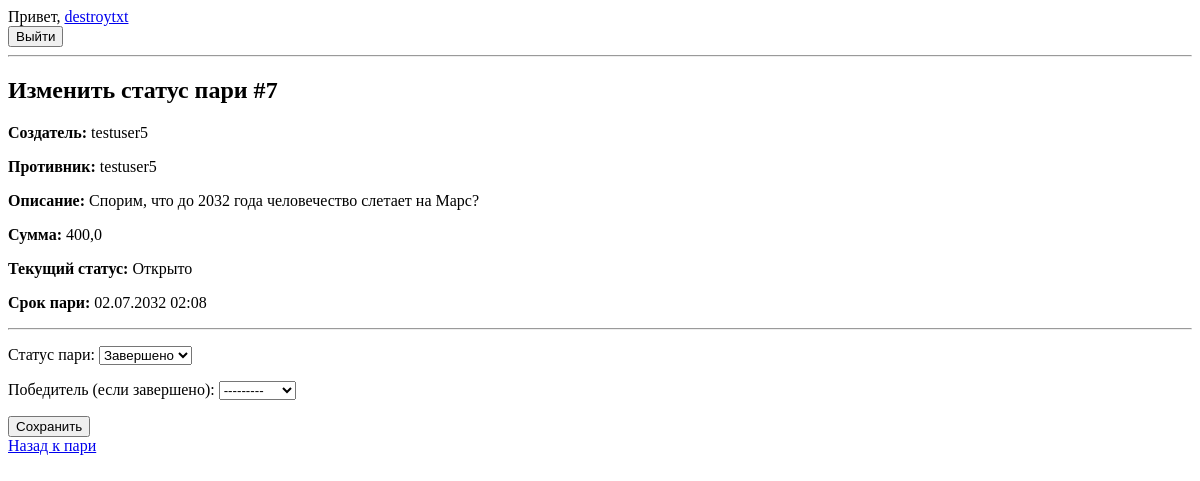
The app's page /bets/bet/7/change_status/ (signed in), older data.
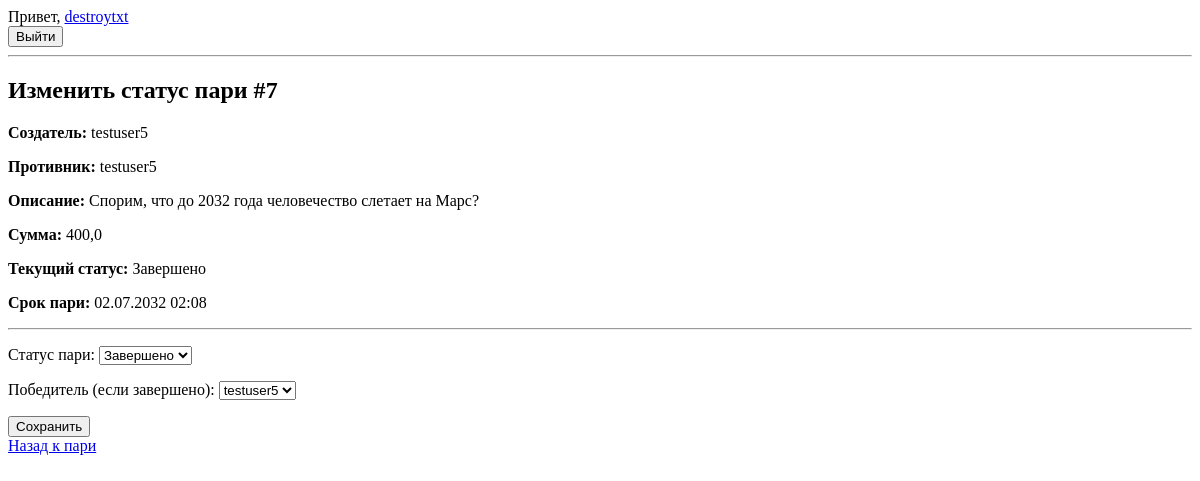
The same page, newer data.
### bets/models.py (models this page shows, shortened)
class Bet(models.Model):
    STATUS_CHOICES = [
        ('open', 'Открыто'),
        ('accepted', 'Принято'),
        ('finished', 'Завершено'),
        ('declined', 'Отклонено'),
        ('cancelled', 'Отменено'),
    ]
    creator = models.ForeignKey(
        User, on_delete=models.CASCADE,
        related_name='bets_created',
        verbose_name='Создатель пари'
    )
    opponent = models.ForeignKey(
        User, on_delete=models.SET_NULL,
        null=True, blank=True,
        related_name='bets_joined',
        verbose_name='Противник'
    )
    opponent_accepted = models.BooleanField(default=False)
    arbiter = models.ForeignKey(
        User,
        on_delete=models.SET_NULL,
        null=True,
        blank=True,
        related_name='bets_arbitrated',
        verbose_name='Арбитр'
    )
    description = models.TextField(verbose_name='Описание пари')
    amount = models.DecimalField(
        max_digits=10, decimal_places=1,
        verbose_name='Сумма пари'
    )
    status = models.CharField(
        max_length=10, choices=STATUS_CHOICES,
        default='open', verbose_name='Статус'
    )
    arbiter_has_changed_status = models.BooleanField(default=False)
    winner = models.ForeignKey(
        User, on_delete=models.SET_NULL,
        null=True, blank=True,
        related_name='bets_won',
        verbose_name='Победитель'
    )
    deadline = models.DateTimeField(
        verbose_name='Срок пари',
        null=True, blank=True,
        help_text='Дата и время, до которого пари действует'
    )
    created_at = models.DateTimeField(auto_now_add=True,
                                      verbose_name='Дата создания')
    class Meta:
        ordering = ['-created_at']

class User(AbstractUser):
    bio = models.TextField(blank=True, null=True, verbose_name='О себе')
    birth_date = models.DateField(blank=True, null=True)
    balance = models.DecimalField(
        max_digits=10,
        decimal_places=1,
        default=1000,
        verbose_name='Баланс',
    )
    def __str__(self):
        return self.username

### bets/views.py (the view)
@login_required
def change_bet_status(request, bet_id):
    bet = get_object_or_404(Bet, id=bet_id)
    if request.user != bet.arbiter:
        return render(request, '403.html', status=403)
    if request.method == 'POST':
        form = BetStatusForm(request.POST, instance=copy.copy(bet))
        if form.is_valid():
            cleaned = form.cleaned_data
            bet.status = cleaned['status']
            bet.winner = cleaned.get('winner')
            if bet.status == 'finished' and bet.winner:
                total_amount = bet.amount * 2
                bet.winner.balance += total_amount
                bet.winner.save()
            elif bet.status == 'cancelled':
                if bet.creator:
                    bet.creator.balance += bet.amount
                    bet.creator.save()
                if bet.opponent:
                    bet.opponent.balance += bet.amount
                    bet.opponent.save()
            bet.arbiter_has_changed_status = True
            bet.save()
            return redirect('bets:bet_detail', bet.id)
    else:
        form = BetStatusForm(instance=copy.copy(bet))
    return render(request, 'bets/change_status.html',
                  {'form': form, 'bet': bet})

### bets/forms.py (shortened to what this page needs)
class BetStatusForm(forms.ModelForm):
    class Meta:
        model = Bet
        fields = ('status', 'winner')
        labels = {
            'status': 'Статус пари',
            'winner': 'Победитель (если завершено)'
        }
    def __init__(self, *args, **kwargs):
        super().__init__(*args, **kwargs)
        allowed_statuses = ('finished', 'cancelled')
        self.fields['status'].choices = [
            choice for choice in self.fields['status'].choices
            if choice[0] in allowed_statuses
        ]
        bet = self.instance
        user_ids = [bet.creator.pk]
        if bet.opponent:
            user_ids.append(bet.opponent.pk)
        self.fields['winner'].queryset = User.objects.filter(pk__in=user_ids)

### templates/bets/change_status.html (shortened to what this page needs)
{% extends 'base.html' %}
{% block content %}
  <h2>Изменить статус пари #{{ bet.id }}</h2>
  <div class="bet-summary">
    <p><strong>Создатель:</strong> {{ bet.creator }}</p>
    <p><strong>Противник:</strong> {{ bet.opponent|default:"—" }}</p>
    <p><strong>Описание:</strong> {{ bet.description }}</p>
    <p><strong>Сумма:</strong> {{ bet.amount }}</p>
    <p><strong>Текущий статус:</strong> {{ bet.get_status_display }}</p>
    <p><strong>Срок пари:</strong> {{ bet.deadline|date:"d.m.Y H:i" }}</p>
  </div>
  <hr>
  <form method="post">
    {{ form.as_p }}
    <button type="submit">Сохранить</button>
  </form>
  <a href="{% url 'bets:list' %}">Назад к пари</a>
{% endblock %}

Row changes from the older to the newer data that the page shows:
changed Bet "Завершено": status "Открыто" → "Завершено"; winner "---------" → "testuser5"
